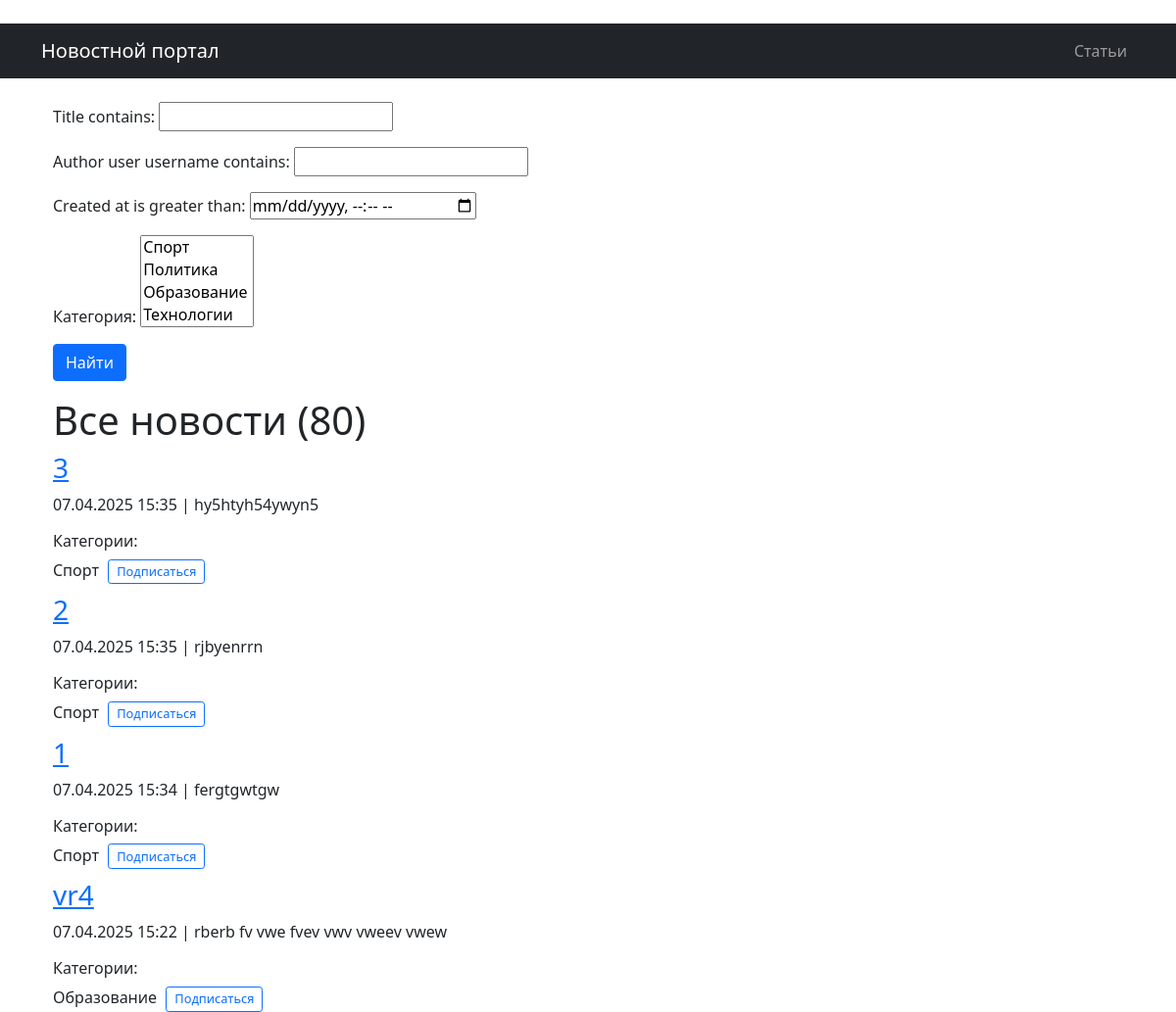
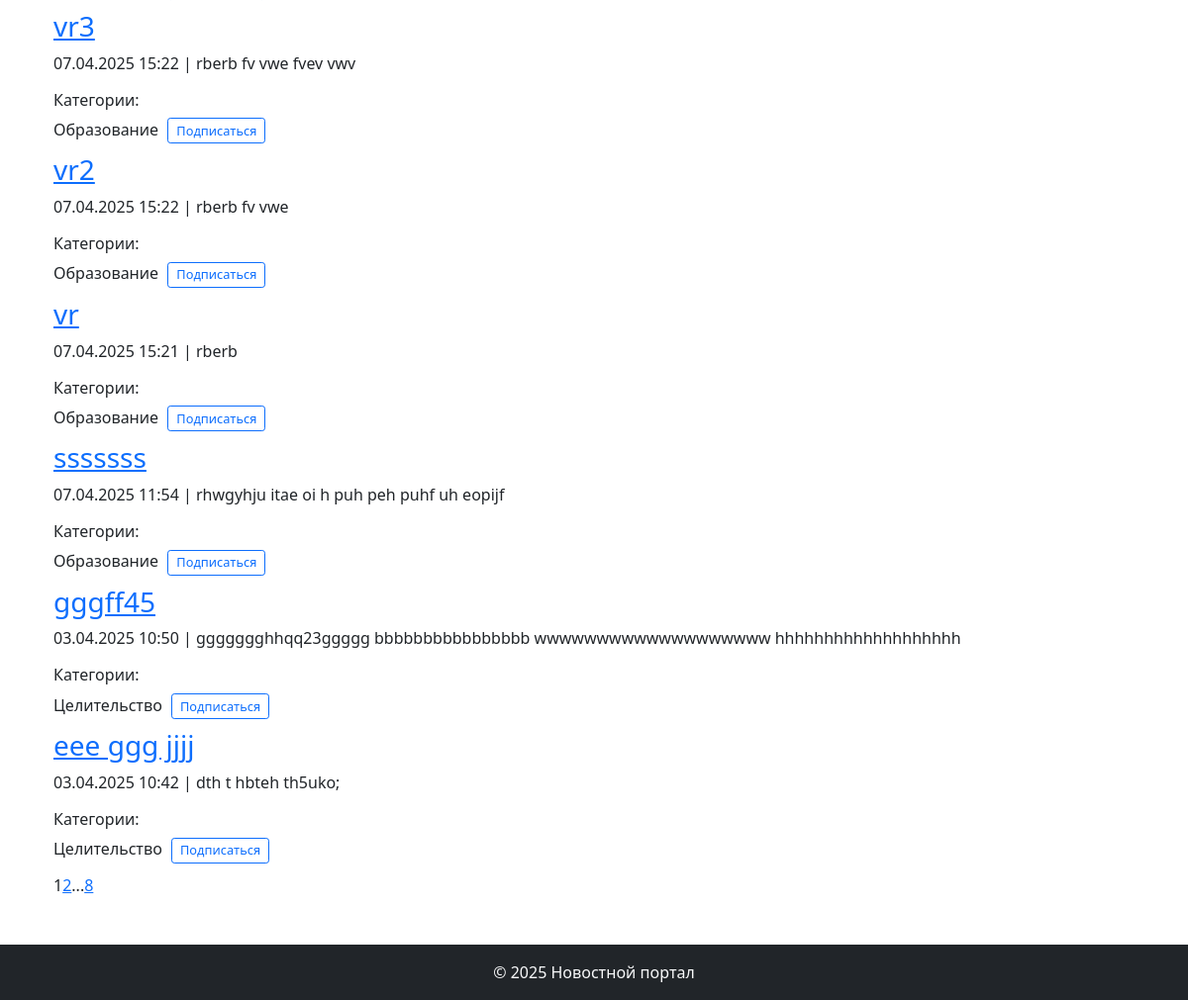
The app's page /news/ (signed in), older data (2 pictures, top to bottom).
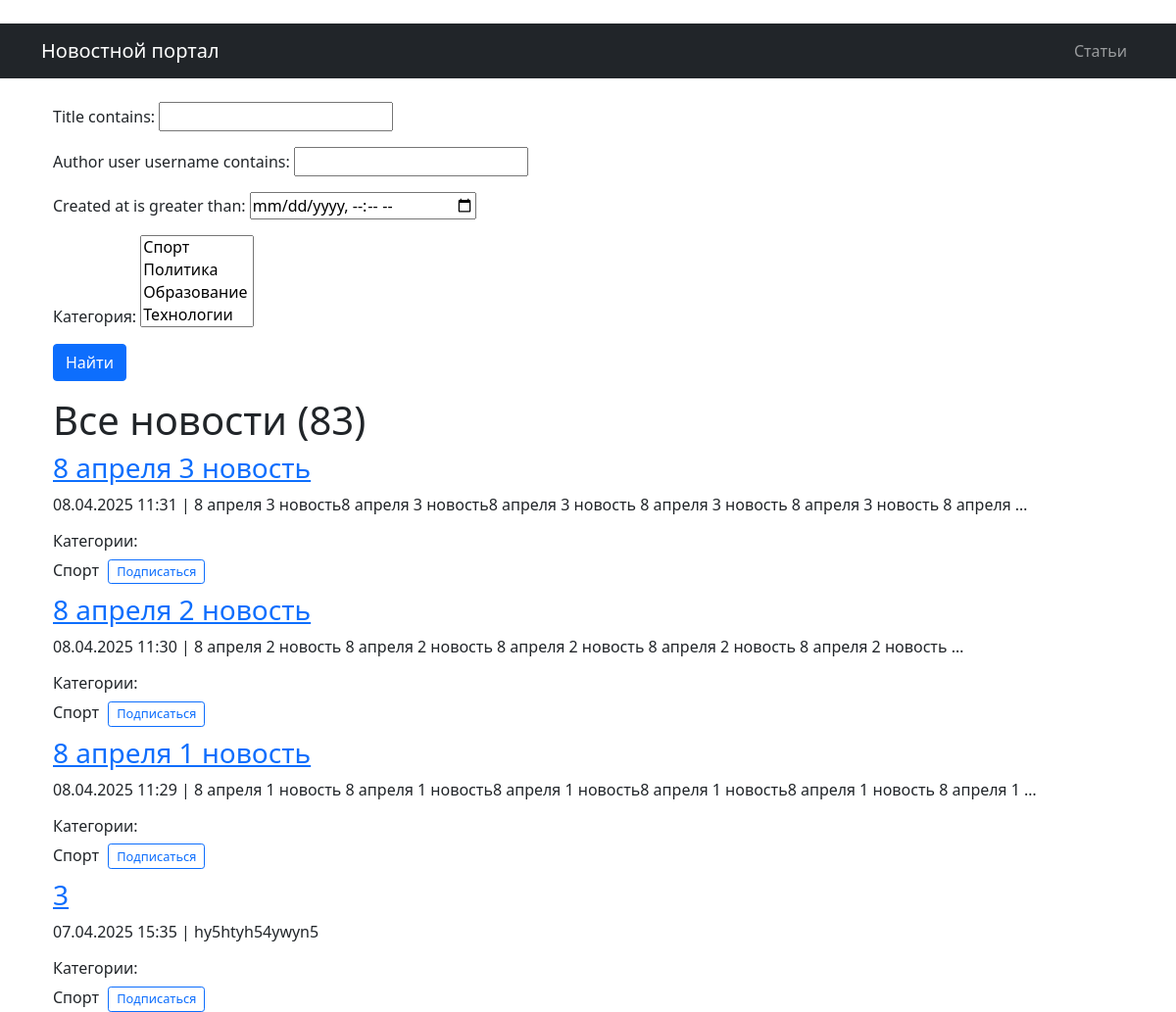
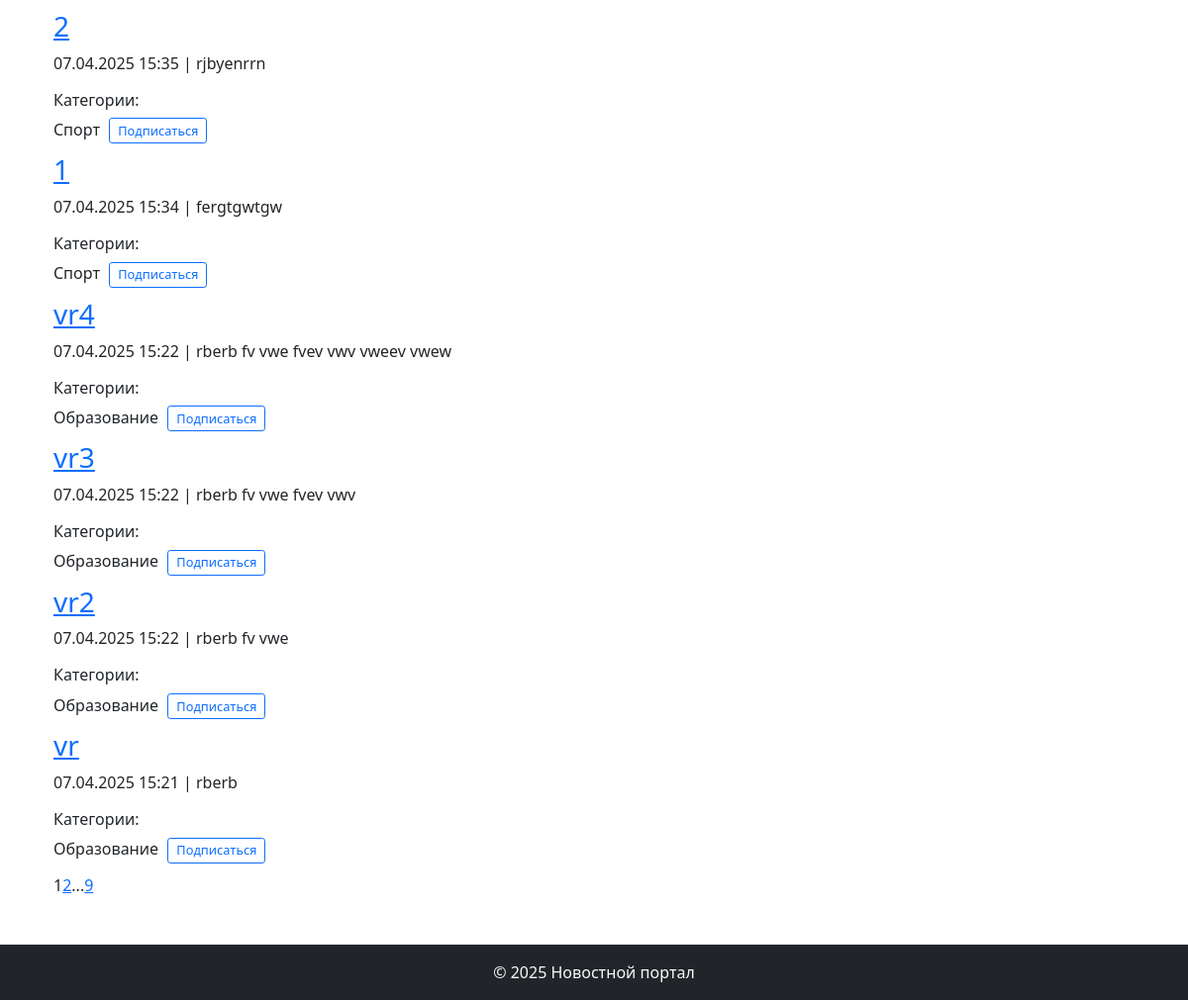
The same page, newer data (2 pictures, top to bottom).
### biblio/models.py (models this page shows, shortened)
class Post(models.Model):
    NEWS = 'NW'
    ARTICLE = 'AR'
    POST_TYPES = [
        (NEWS, 'Новость'),
        (ARTICLE, 'Статья')
    ]
    author = models.ForeignKey(Author, on_delete=models.CASCADE)
    post_type = models.CharField(max_length=2, choices=POST_TYPES)
    created_at = models.DateTimeField(auto_now_add=True)
    categories = models.ManyToManyField(Category, through='PostCategory')
    title = models.CharField(max_length=255)
    text = models.TextField()
    rating = models.IntegerField(default=0)
    def preview(self):
        return f"{self.text}"

class Category(models.Model):
    name = models.CharField(max_length=255, unique=True)
    subscribers = models.ManyToManyField(User, blank = True, related_name='categories')
    def __str__(self):
        return self.name

### biblio/views.py (the view)
# urls.py: path('news/', NewsList.as_view(), name='news_list'),
class NewsList(PermissionRequiredMixin, ListView):
    model = Post
    template_name = 'news/news_list.html'
    context_object_name = 'news'
    queryset = Post.objects.filter(post_type='NW').order_by('-created_at')
    paginate_by = 10
    permission_required = ('biblio.view_post',)
    def get_queryset(self):
        queryset = super().get_queryset().filter(post_type='NW')
        self.filterset = SearchPost(self.request.GET, queryset)
        return self.filterset.qs
    def get_context_data(self, **kwargs):
        context = super().get_context_data(**kwargs)
        context['filterset'] = self.filterset
        context['news_count'] = Post.objects.filter(post_type='NW').count()
        context['article_count'] = Post.objects.filter(post_type='AR').count()
        context['time_now'] = datetime.now()
        context['next_sale'] = "Распродажа в среду!"
        return context

### biblio/templatetags/custom_filters.py (called while the page is built)
@register.filter()
def censor (value):
    for word in censor_list:
        value = value.replace(word[1:-1], "*" * len(word[1:-1]))
    return value

### biblio/templatetags/custom_tags.py (called while the page is built)
@register.simple_tag(takes_context=True)
def url_replace(context, **kwargs):
   d = context['request'].GET.copy()
   for k, v in kwargs.items():
       d[k] = v
   return d.urlencode()

### templates/news/news_list.html (shortened to what this page needs)
{% extends 'default.html' %}{% load custom_filters %}{% load custom_tags %}{% block content %}   <div class="container mt-3">       <form action="" method="get">           {{ filterset.form.as_p }}           <input type="submit" value="Найти" class="btn btn-primary" />       </form>       <h1>Все новости ({{ news_count }})</h1>       <div class="news-list">           {% if news %}               {% for post in news %}                   <div class="post">                       <h3><a href="{% url 'biblio:news_detail' post.id %}">{{ post.title|censor }}</a></h3>                       <div class="post-meta">                           <p>                               {{ post.created_at|date:"d.m.Y H:i" }} |                               {{ post.preview|censor|truncatewords:20 }}                           </p>                           <h6>Категории:</h6>                           <div class="categories-wrapper">                               {% for category in post.categories.all %}                                <div class="category-item" style="display: inline-block; margin-right: 15px; margin-bottom: 10px;">                                    <span>{{ category.name }}</span>                                    {% if user.is_authenticated %}                                    <form action="{% url 'biblio:subscribe' category.id %}" method="post" style="display: inline; margin-left: 5px;">                                        <button type="submit" class="btn btn-sm {% if user in category.subscribers.all %}btn-outline-danger{% else %}btn-outline-primary{% endif %}" style="padding: 0.15rem 0.5rem; font-size: 0.8rem;">                                            {% if user in category.subscribers.all %}Отписаться{% else %}Подписаться{% endif %}                                        </button>                                    </form>                                    {% endif %}                                </div>                                {% endfor %}                           </div>                       </div>                   </div>               {% endfor %}           {% else %}               <p>В этой категории новостей пока нет.</p>           {% endif %}           <div class="pagination">               {{ page_obj.number }}               {% if page_obj.has_next %}                   <a href="?{% url_replace page=page_obj.next_page_number %}">{{ page_obj.next_page_number }}</a>                   {% if paginator.num_pages != page_obj.next_page_number %}                       ...                       <a href="?{% url_replace page=page_obj.paginator.num_pages %}">{{ page_obj.paginator.num_pages }}</a>                   {% endif %}               {% endif %}           </div>       </div>   </div>{% endblock content %}

Row changes from the older to the newer data that the page shows:
no longer on this page (row unchanged): Post: title|censor "sssssss", created_at "07.04.2025 11:54", preview|censor "rhwgyhju itae oi h puh peh puhf uh eopijf", Category (name "Образование", shows "Подписаться")
no longer on this page (row unchanged): Post: title|censor "gggff45", created_at "03.04.2025 10:50", preview|censor "ggggggghhqq23ggggg bbbbbbbbbbbbbbbb wwwwwwwwwwwwwwwwwww hhhhhhhhhhhhhhhhhhh"
no longer on this page (row unchanged): Category: name "Целительство", shows "Подписаться"
no longer on this page (row unchanged): Post: title|censor "eee ggg jjjj", created_at "03.04.2025 10:42", preview|censor "dth t hbteh th5uko;"
added Post: title|censor "8 апреля 3 новость", created_at "08.04.2025 11:31", preview|censor "8 апреля 3 новость8 апреля 3 новость8 апреля 3 новость 8 апреля 3 новость 8 апреля 3 новость 8 апреля …", Category (name "Спорт", shows "Подписаться")
added Post: title|censor "8 апреля 2 новость", created_at "08.04.2025 11:30", preview|censor "8 апреля 2 новость 8 апреля 2 новость 8 апреля 2 новость 8 апреля 2 новость 8 апреля 2 новость …", Category (name "Спорт", shows "Подписаться")
added Post: title|censor "8 апреля 1 новость", created_at "08.04.2025 11:29", preview|censor "8 апреля 1 новость 8 апреля 1 новость8 апреля 1 новость8 апреля 1 новость8 апреля 1 новость 8 апреля 1 …", Category (name "Спорт", shows "Подписаться")
Text that changed along with them:
{{ news_count }}: "80" → "83"
{{ page_obj.paginator.num_pages }}: "8" → "9"
